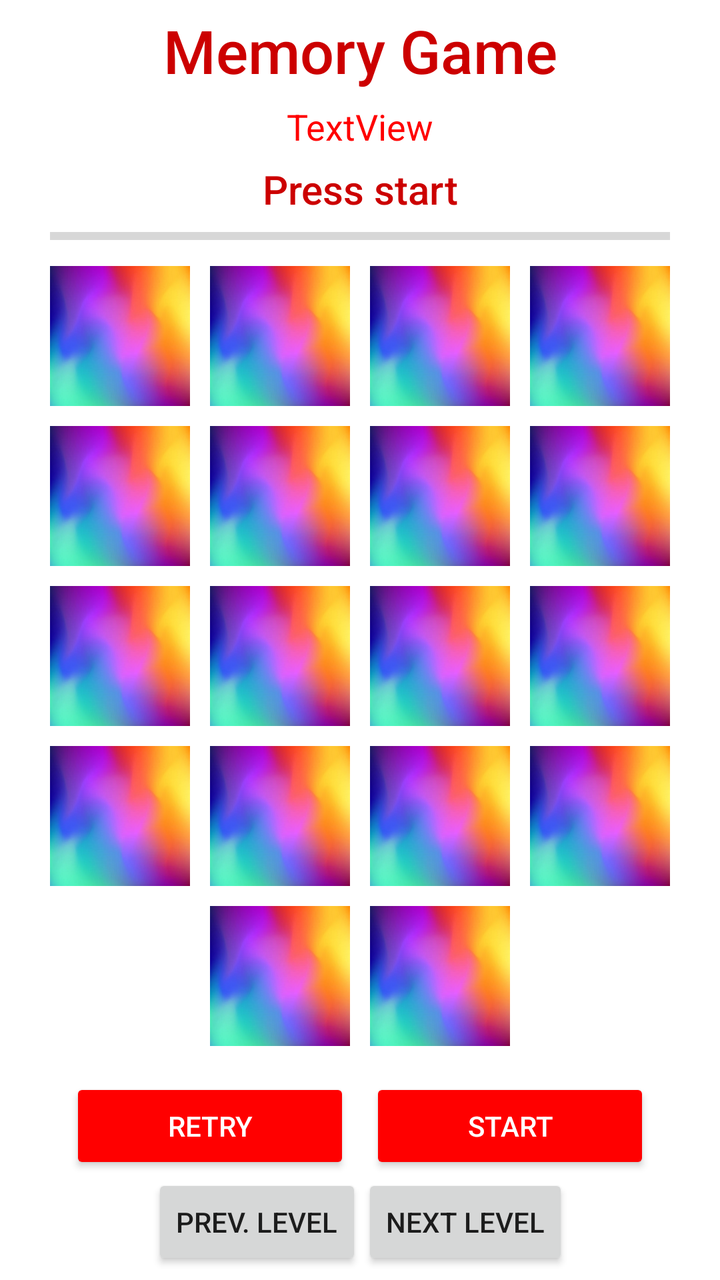
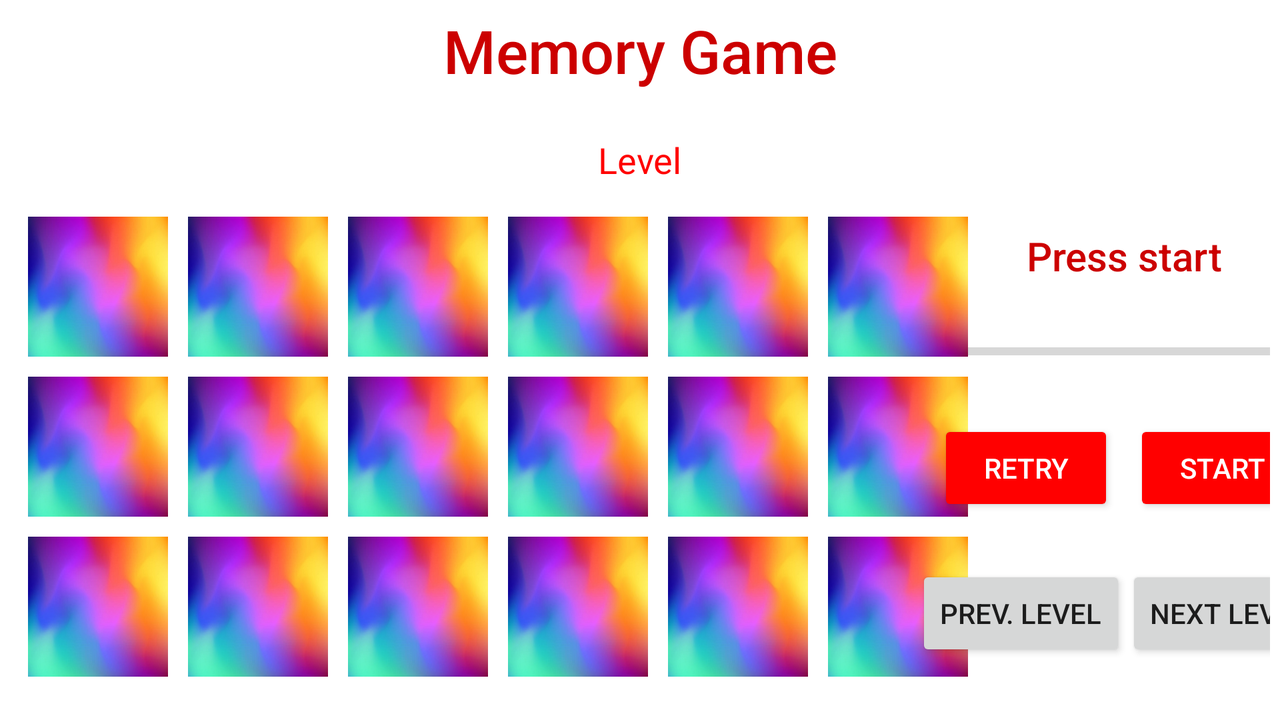

One screen, two layout resources from the same app: the default and the author's alternative for another configuration. Each is rendered where Android would select it; the XML of both is given below.
<!-- AndroidManifest.xml: application theme Theme.KiDZ -->
<!-- res/layout/activity_memory.xml -->
<?xml version="1.0" encoding="utf-8"?>
<androidx.constraintlayout.widget.ConstraintLayout xmlns:android="http://schemas.android.com/apk/res/android"
    xmlns:app="http://schemas.android.com/apk/res-auto"
    xmlns:tools="http://schemas.android.com/tools"
    android:layout_width="match_parent"
    android:id="@+id/mainLayout"
    android:layout_height="match_parent"
    android:layout_gravity="center_horizontal"
    android:background="#FFFFFF"
    android:padding="5dp"
    >


    <TextView
        android:id="@+id/gameTitle"
        android:layout_width="wrap_content"
        android:layout_height="wrap_content"
        android:fontFamily="sans-serif-medium"
        android:shadowColor="#000000"
        android:text="Memory Game"

        android:textColor="@android:color/holo_red_dark"
        android:textSize="30dp"
        app:layout_constraintEnd_toEndOf="parent"
        app:layout_constraintStart_toStartOf="parent"
        tools:layout_editor_absoluteY="5dp" />
    
    app:layout_constraintEnd_toEndOf="parent"
    app:layout_constraintStart_toStartOf="parent"
    app:layout_constraintTop_toTopOf="parent" />
    <TextView
        android:id="@+id/timerView"
        android:layout_width="wrap_content"
        android:layout_height="wrap_content"
        android:fontFamily="sans-serif-medium"
        android:shadowColor="#000000"
        android:text="Press start"
        app:layout_constraintTop_toBottomOf="@id/levelView"
        app:layout_constraintBottom_toTopOf="@id/myGridLayout"
        android:textColor="@android:color/holo_red_dark"
        android:textSize="20dp"
        app:layout_constraintEnd_toEndOf="parent"
        app:layout_constraintStart_toStartOf="parent"
        tools:layout_editor_absoluteY="5dp" />
    <ProgressBar
        android:id="@+id/progressBar"
        style="?android:attr/progressBarStyleHorizontal"
        android:layout_width="match_parent"
        android:paddingHorizontal="20dp"
        android:layout_height="20dp"
        android:backgroundTint="#ff0000"
        app:layout_constraintTop_toBottomOf="@id/timerView"
        app:layout_constraintBottom_toTopOf="@id/myGridLayout"
        app:layout_constraintEnd_toEndOf="parent"
        app:layout_constraintStart_toStartOf="parent"
        tools:layout_editor_absoluteY="68dp" />

    <GridLayout
        android:id="@+id/myGridLayout"
        android:layout_width="wrap_content"
        android:layout_height="wrap_content"
        android:visibility="visible"
        app:layout_constraintTop_toBottomOf="@id/progressBar"
        app:layout_constraintBottom_toTopOf="@id/constLayout"
        app:layout_constraintEnd_toEndOf="parent"
        app:layout_constraintStart_toStartOf="parent">

        <ImageView
            android:id="@+id/img0"
            android:layout_width="80dp"
            android:layout_height="80dp"
            android:layout_row="0"
            android:layout_column="0"
            android:onClick="myMethod0"
            android:padding="5dp"
            android:scaleType="centerCrop"
            android:src="@drawable/background" />

        <ImageView
            android:id="@+id/img1"
            android:layout_width="80dp"
            android:layout_height="80dp"
            android:layout_row="0"
            android:layout_column="1"
            android:onClick="myMethod1"
            android:padding="5dp"
            android:scaleType="centerCrop"
            android:src="@drawable/background" />

        <ImageView
            android:id="@+id/img2"
            android:layout_width="80dp"
            android:layout_height="80dp"
            android:layout_row="0"
            android:layout_column="2"
            android:onClick="myMethod2"
            android:padding="5dp"
            android:scaleType="centerCrop"
            android:src="@drawable/background" />

        <ImageView
            android:id="@+id/img3"
            android:layout_width="80dp"
            android:layout_height="80dp"
            android:layout_row="0"
            android:layout_column="3"
            android:onClick="myMethod3"
            android:padding="5dp"
            android:scaleType="centerCrop"
            android:src="@drawable/background" />

        <ImageView
            android:id="@+id/img4"
            android:layout_width="80dp"
            android:layout_height="80dp"
            android:layout_row="1"
            android:layout_column="0"
            android:onClick="myMethod4"
            android:padding="5dp"
            android:scaleType="centerCrop"
            android:src="@drawable/background" />

        <ImageView
            android:id="@+id/img5"
            android:layout_width="80dp"
            android:layout_height="80dp"
            android:layout_row="1"
            android:layout_column="1"
            android:onClick="myMethod5"
            android:padding="5dp"
            android:scaleType="centerCrop"
            android:src="@drawable/background" />

        <ImageView
            android:id="@+id/img6"
            android:layout_width="80dp"
            android:layout_height="80dp"
            android:layout_row="1"
            android:layout_column="2"
            android:onClick="myMethod6"
            android:padding="5dp"
            android:scaleType="centerCrop"
            android:src="@drawable/background" />

        <ImageView
            android:id="@+id/img7"
            android:layout_width="80dp"
            android:layout_height="80dp"
            android:layout_row="1"
            android:layout_column="3"
            android:onClick="myMethod7"
            android:padding="5dp"
            android:scaleType="centerCrop"
            android:src="@drawable/background" />

        <ImageView
            android:id="@+id/img8"
            android:layout_width="80dp"
            android:layout_height="80dp"
            android:layout_row="2"
            android:layout_column="0"
            android:onClick="myMethod8"
            android:padding="5dp"
            android:scaleType="centerCrop"
            android:src="@drawable/background" />

        <ImageView
            android:id="@+id/img9"
            android:layout_width="80dp"
            android:layout_height="80dp"
            android:layout_row="2"
            android:layout_column="1"
            android:onClick="myMethod9"
            android:padding="5dp"
            android:scaleType="centerCrop"
            android:src="@drawable/background" />

        <ImageView
            android:id="@+id/img10"
            android:layout_width="80dp"
            android:layout_height="80dp"
            android:layout_row="2"
            android:layout_column="2"
            android:onClick="myMethod10"
            android:padding="5dp"
            android:scaleType="centerInside"
            android:src="@drawable/background" />

        <ImageView
            android:id="@+id/img11"
            android:layout_width="80dp"
            android:layout_height="80dp"
            android:layout_row="2"
            android:layout_column="3"
            android:onClick="myMethod11"
            android:padding="5dp"
            android:scaleType="centerCrop"
            android:src="@drawable/background" />
        <ImageView
            android:id="@+id/img12"
            android:layout_width="80dp"
            android:layout_height="80dp"
            android:layout_row="3"
            android:layout_column="0"
            android:onClick="myMethod12"
            android:padding="5dp"
            android:scaleType="centerCrop"
            android:src="@drawable/background" />
        <ImageView
            android:id="@+id/img13"
            android:layout_width="80dp"
            android:layout_height="80dp"
            android:layout_row="3"
            android:layout_column="1"
            android:onClick="myMethod13"
            android:padding="5dp"
            android:scaleType="centerCrop"
            android:src="@drawable/background" />
        <ImageView
            android:id="@+id/img14"
            android:layout_width="80dp"
            android:layout_height="80dp"
            android:layout_row="3"
            android:layout_column="2"
            android:onClick="myMethod14"
            android:padding="5dp"
            android:scaleType="centerCrop"
            android:src="@drawable/background" />
        <ImageView
            android:id="@+id/img15"
            android:layout_width="80dp"
            android:layout_height="80dp"
            android:layout_row="3"
            android:layout_column="3"
            android:onClick="myMethod15"
            android:padding="5dp"
            android:scaleType="centerCrop"
            android:src="@drawable/background" />
        <ImageView
            android:id="@+id/img16"
            android:layout_width="80dp"
            android:layout_height="80dp"
            android:layout_row="4"
            android:layout_column="1"
            android:onClick="myMethod16"
            android:padding="5dp"
            android:scaleType="centerCrop"
            android:src="@drawable/background" />
        <ImageView
            android:id="@+id/img17"
            android:layout_width="80dp"
            android:layout_height="80dp"
            android:layout_row="4"
            android:layout_column="2"
            android:onClick="myMethod17"
            android:padding="5dp"
            android:scaleType="centerCrop"
            android:src="@drawable/background" />

    </GridLayout>

    <LinearLayout
        android:layout_width="match_parent"
        android:layout_height="wrap_content"
        android:layout_marginTop="11dp"
        android:gravity="center"
        android:id="@+id/constLayout"
        android:orientation="horizontal"
        android:paddingHorizontal="30dp"
        app:layout_constraintTop_toBottomOf="@+id/myGridLayout"
        tools:layout_editor_absoluteX="5dp">

        <Button
            android:id="@+id/retryButton"
            android:layout_width="wrap_content"
            android:layout_height="wrap_content"
            android:layout_weight="1"
            android:backgroundTint="#ff0000"
            android:text="Retry"
            android:textColor="@color/white"
            app:rippleColor="#EC0606" />

        <Space
            android:layout_width="10dp"
            android:layout_height="10dp" />

        <Button
            android:id="@+id/startGameButton"
            android:layout_width="wrap_content"
            android:layout_height="wrap_content"
            android:layout_weight="1"
            android:backgroundTint="#ff0000"
            android:text="Start"
            android:textColor="@color/white" />
    </LinearLayout>

    <LinearLayout
        android:layout_width="wrap_content"
        android:layout_height="wrap_content"
        android:orientation="horizontal"
        app:layout_constraintBottom_toBottomOf="parent"
        app:layout_constraintTop_toBottomOf="@id/constLayout"
        app:layout_constraintEnd_toEndOf="parent"
        app:layout_constraintStart_toStartOf="parent"
        tools:layout_editor_absoluteY="593dp">

        <Button
            android:id="@+id/previousLvlButton"
            android:layout_width="wrap_content"
            android:layout_height="wrap_content"
            android:text="Prev. level"
            app:layout_constraintBottom_toBottomOf="parent"
            app:layout_constraintEnd_toEndOf="parent"
            app:layout_constraintStart_toStartOf="parent"
            app:layout_constraintTop_toBottomOf="@id/constLayout"
            tools:layout_editor_absoluteY="5dp" />

        <Button
            android:id="@+id/nextLvlButton"
            android:layout_width="wrap_content"
            android:layout_height="wrap_content"
            android:text="Next level"
            app:layout_constraintBottom_toBottomOf="parent"
            app:layout_constraintEnd_toEndOf="parent"
            app:layout_constraintStart_toStartOf="parent"
            app:layout_constraintTop_toBottomOf="@id/constLayout"
            tools:layout_editor_absoluteY="5dp" />

    </LinearLayout>

    <TextView
        android:id="@+id/levelView"
        android:layout_width="wrap_content"
        android:layout_height="wrap_content"
        android:text="TextView"
        android:textColor="#ff0000"
        android:textSize="18dp"
        app:layout_constraintTop_toBottomOf="@id/gameTitle"
        app:layout_constraintBottom_toTopOf="@id/timerView"
        app:layout_constraintEnd_toEndOf="parent"
        app:layout_constraintStart_toStartOf="parent"
        />


</androidx.constraintlayout.widget.ConstraintLayout>
<!-- resources referenced by this layout -->
<resources>
  <!-- drawable background: jpg bitmap (drawable, 20122 bytes) -->
  <style name="Theme.KiDZ" parent="Theme.MaterialComponents.DayNight.DarkActionBar">
          
          <item name="colorPrimary">@color/purple_500</item>
          <item name="colorPrimaryVariant">@color/purple_700</item>
          <item name="colorOnPrimary">@color/white</item>
          
          <item name="colorSecondary">@color/teal_200</item>
          <item name="colorSecondaryVariant">@color/teal_700</item>
          <item name="colorOnSecondary">@color/black</item>
          
          <item name="android:statusBarColor" tools:targetApi="l">?attr/colorPrimaryVariant</item>
          
      </style>
</resources>
<!-- res/layout-land/activity_memory.xml (the author's variant of the layout above) -->
<!-- drawn on the phone turned sideways -->
<?xml version="1.0" encoding="utf-8"?>
<androidx.constraintlayout.widget.ConstraintLayout xmlns:android="http://schemas.android.com/apk/res/android"
    xmlns:app="http://schemas.android.com/apk/res-auto"
    xmlns:tools="http://schemas.android.com/tools"
    android:layout_width="match_parent"
    android:layout_height="match_parent"
    android:layout_gravity="center_horizontal"
    android:background="#FFFFFF"
    android:padding="5dp"
    >


    <TextView
        android:id="@+id/gameTitle"
        android:layout_width="wrap_content"
        android:layout_height="wrap_content"
        android:fontFamily="sans-serif-medium"
        android:shadowColor="#000000"
        android:text="Memory Game"

        android:textColor="@android:color/holo_red_dark"
        android:textSize="30dp"
        app:layout_constraintEnd_toEndOf="parent"
        app:layout_constraintStart_toStartOf="parent"
        tools:layout_editor_absoluteY="5dp" />
    app:layout_constraintBottom_toTopOf="@id/timerView"
    app:layout_constraintEnd_toEndOf="parent"
    app:layout_constraintStart_toStartOf="parent"
    app:layout_constraintTop_toTopOf="parent" />
    <TextView
        android:id="@+id/timerView"
        android:layout_width="wrap_content"
        android:layout_height="wrap_content"
        android:fontFamily="sans-serif-medium"
        android:shadowColor="#000000"
        android:text="Press start"
        app:layout_constraintTop_toBottomOf="@id/gameTitle"
        app:layout_constraintBottom_toTopOf="@id/constLayout"
        android:textColor="@android:color/holo_red_dark"
        android:textSize="20dp"
        app:layout_constraintEnd_toEndOf="parent"
        app:layout_constraintStart_toEndOf="@id/myGridLayout"
        tools:layout_editor_absoluteY="5dp" />
    <ProgressBar
        android:id="@+id/progressBar"
        style="?android:attr/progressBarStyleHorizontal"
        android:layout_width="250dp"
        android:paddingHorizontal="20dp"
        android:layout_height="20dp"
        android:backgroundTint="#ff0000"
        app:layout_constraintTop_toBottomOf="@id/timerView"
        app:layout_constraintBottom_toTopOf="@id/constLayout"
        app:layout_constraintEnd_toEndOf="parent"
        app:layout_constraintStart_toEndOf="@id/myGridLayout" />

    <GridLayout
        android:id="@+id/myGridLayout"
        android:layout_width="wrap_content"
        android:layout_height="wrap_content"
        android:layout_marginStart="4dp"
        android:visibility="visible"
        app:layout_constraintBottom_toBottomOf="parent"
        app:layout_constraintStart_toStartOf="parent"
        app:layout_constraintTop_toBottomOf="@id/levelView">

        <ImageView
            android:id="@+id/img0"
            android:layout_width="80dp"
            android:layout_height="80dp"
            android:layout_row="0"
            android:layout_column="0"
            android:onClick="myMethod0"
            android:padding="5dp"
            android:scaleType="centerCrop"
            android:src="@drawable/background" />

        <ImageView
            android:id="@+id/img1"
            android:layout_width="80dp"
            android:layout_height="80dp"
            android:layout_row="1"
            android:layout_column="0"
            android:onClick="myMethod1"
            android:padding="5dp"
            android:scaleType="centerCrop"
            android:src="@drawable/background" />

        <ImageView
            android:id="@+id/img2"
            android:layout_width="80dp"
            android:layout_height="80dp"
            android:layout_row="2"
            android:layout_column="0"
            android:onClick="myMethod2"
            android:padding="5dp"
            android:scaleType="centerCrop"
            android:src="@drawable/background" />

        <ImageView
            android:id="@+id/img3"
            android:layout_width="80dp"
            android:layout_height="80dp"
            android:layout_row="0"
            android:layout_column="1"
            android:onClick="myMethod3"
            android:padding="5dp"
            android:scaleType="centerCrop"
            android:src="@drawable/background" />

        <ImageView
            android:id="@+id/img4"
            android:layout_width="80dp"
            android:layout_height="80dp"
            android:layout_row="1"
            android:layout_column="1"
            android:onClick="myMethod4"
            android:padding="5dp"
            android:scaleType="centerCrop"
            android:src="@drawable/background" />

        <ImageView
            android:id="@+id/img5"
            android:layout_width="80dp"
            android:layout_height="80dp"
            android:layout_row="2"
            android:layout_column="1"
            android:onClick="myMethod5"
            android:padding="5dp"
            android:scaleType="centerCrop"
            android:src="@drawable/background" />

        <ImageView
            android:id="@+id/img6"
            android:layout_width="80dp"
            android:layout_height="80dp"
            android:layout_row="0"
            android:layout_column="2"
            android:onClick="myMethod6"
            android:padding="5dp"
            android:scaleType="centerCrop"
            android:src="@drawable/background" />

        <ImageView
            android:id="@+id/img7"
            android:layout_width="80dp"
            android:layout_height="80dp"
            android:layout_row="1"
            android:layout_column="2"
            android:onClick="myMethod7"
            android:padding="5dp"
            android:scaleType="centerCrop"
            android:src="@drawable/background" />

        <ImageView
            android:id="@+id/img8"
            android:layout_width="80dp"
            android:layout_height="80dp"
            android:layout_row="2"
            android:layout_column="2"
            android:onClick="myMethod8"
            android:padding="5dp"
            android:scaleType="centerCrop"
            android:src="@drawable/background" />

        <ImageView
            android:id="@+id/img9"
            android:layout_width="80dp"
            android:layout_height="80dp"
            android:layout_row="0"
            android:layout_column="3"
            android:onClick="myMethod9"
            android:padding="5dp"
            android:scaleType="centerCrop"
            android:src="@drawable/background" />

        <ImageView
            android:id="@+id/img10"
            android:layout_width="80dp"
            android:layout_height="80dp"
            android:layout_row="1"
            android:layout_column="3"
            android:onClick="myMethod10"
            android:padding="5dp"
            android:scaleType="centerInside"
            android:src="@drawable/background" />

        <ImageView
            android:id="@+id/img11"
            android:layout_width="80dp"
            android:layout_height="80dp"
            android:layout_row="2"
            android:layout_column="3"
            android:onClick="myMethod11"
            android:padding="5dp"
            android:scaleType="centerCrop"
            android:src="@drawable/background" />

        <ImageView
            android:id="@+id/img12"
            android:layout_width="80dp"
            android:layout_height="80dp"
            android:layout_row="0"
            android:layout_column="4"
            android:onClick="myMethod12"
            android:padding="5dp"
            android:scaleType="centerCrop"
            android:src="@drawable/background" />

        <ImageView
            android:id="@+id/img13"
            android:layout_width="80dp"
            android:layout_height="80dp"
            android:layout_row="1"
            android:layout_column="4"
            android:onClick="myMethod13"
            android:padding="5dp"
            android:scaleType="centerCrop"
            android:src="@drawable/background" />

        <ImageView
            android:id="@+id/img14"
            android:layout_width="80dp"
            android:layout_height="80dp"
            android:layout_row="2"
            android:layout_column="4"
            android:onClick="myMethod14"
            android:padding="5dp"
            android:scaleType="centerCrop"
            android:src="@drawable/background" />

        <ImageView
            android:id="@+id/img15"
            android:layout_width="80dp"
            android:layout_height="80dp"
            android:layout_row="0"
            android:layout_column="5"
            android:onClick="myMethod15"
            android:padding="5dp"
            android:scaleType="centerCrop"
            android:src="@drawable/background" />

        <ImageView
            android:id="@+id/img16"
            android:layout_width="80dp"
            android:layout_height="80dp"
            android:layout_row="1"
            android:layout_column="5"
            android:onClick="myMethod16"
            android:padding="5dp"
            android:scaleType="centerCrop"
            android:src="@drawable/background" />

        <ImageView
            android:id="@+id/img17"
            android:layout_width="80dp"
            android:layout_height="80dp"
            android:layout_row="2"
            android:layout_column="5"
            android:onClick="myMethod17"
            android:padding="5dp"
            android:scaleType="centerCrop"
            android:src="@drawable/background" />

    </GridLayout>

    <LinearLayout
        android:id="@+id/levelsLayout"
        android:layout_width="wrap_content"
        android:layout_height="wrap_content"
        android:orientation="horizontal"
        app:layout_constraintBottom_toBottomOf="parent"
        app:layout_constraintEnd_toEndOf="parent"
        app:layout_constraintStart_toEndOf="@id/myGridLayout"
        app:layout_constraintTop_toBottomOf="@id/constLayout"
        >

        <Button
            android:id="@+id/previousLvlButton"
            android:layout_width="wrap_content"
            android:layout_height="wrap_content"
            android:text="Prev. level" />

        <Button
            android:id="@+id/nextLvlButton"
            android:layout_width="wrap_content"
            android:layout_height="wrap_content"
            android:text="Next level" />
    </LinearLayout>

    <TextView
        android:id="@+id/levelView"
        android:layout_width="wrap_content"
        android:layout_height="wrap_content"
        android:text="Level"
        android:textColor="#ff0000"
        android:textSize="18dp"
        app:layout_constraintTop_toBottomOf="@id/gameTitle"
        app:layout_constraintBottom_toTopOf="@id/timerView"
        app:layout_constraintEnd_toEndOf="parent"
        app:layout_constraintStart_toStartOf="parent"
        />



    <LinearLayout
        android:id="@+id/constLayout"
        android:layout_width="wrap_content"
        android:layout_height="wrap_content"
        android:orientation="horizontal"
        android:paddingHorizontal="30dp"
        app:layout_constraintTop_toBottomOf="@id/progressBar"
        app:layout_constraintBottom_toTopOf="@id/levelsLayout"
        app:layout_constraintStart_toEndOf="@id/myGridLayout"
        app:layout_constraintEnd_toEndOf="parent"
        >

        <Button
            android:id="@+id/retryButton"
            android:layout_width="wrap_content"
            android:layout_height="wrap_content"
            android:layout_weight="1"
            android:backgroundTint="#ff0000"
            android:text="Retry"
            android:textColor="@color/white"
            app:rippleColor="#EC0606" />

        <Space
            android:layout_width="10dp"
            android:layout_height="10dp" />

        <Button
            android:id="@+id/startGameButton"
            android:layout_width="wrap_content"
            android:layout_height="wrap_content"
            android:layout_weight="1"
            android:backgroundTint="#ff0000"
            android:text="Start"
            android:textColor="@color/white" />
    </LinearLayout>


</androidx.constraintlayout.widget.ConstraintLayout>
